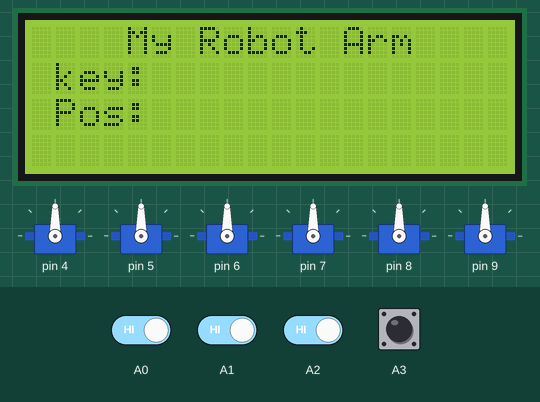
Recording of a sketch running on a simulated Arduino Uno, built with avr-gcc and run on an emulated ATmega328P. Shown: 20×4 character LCD, 6 × servo. Inputs (shaded band) come from the test bench; at power-on: A0–3 HIGH. What the sketch prints to the serial monitor is not drawn.

Above: at 2.1 s.
2.2 s: A2 driven LOW
At 3.6 s:
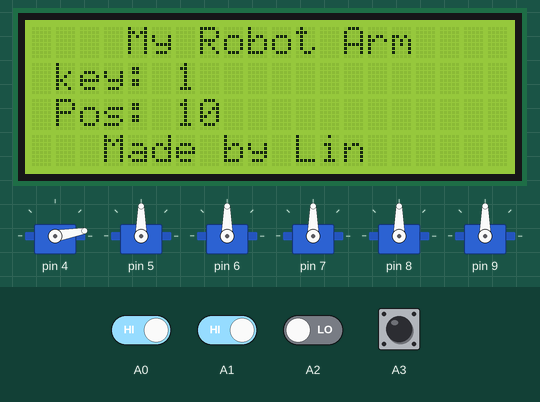
3.8 s: A1 driven LOW
At 5.65 s:
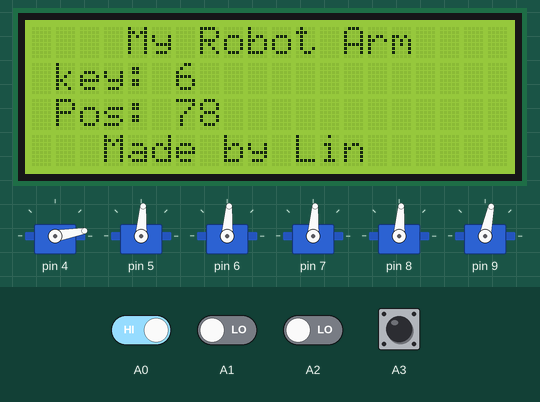
6.8 s: A0 driven LOW
At 7.07 s:
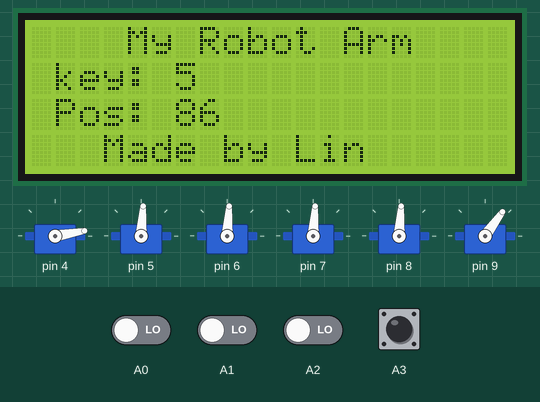
9.8 s: A1 driven HIGH
At 11.4 s:
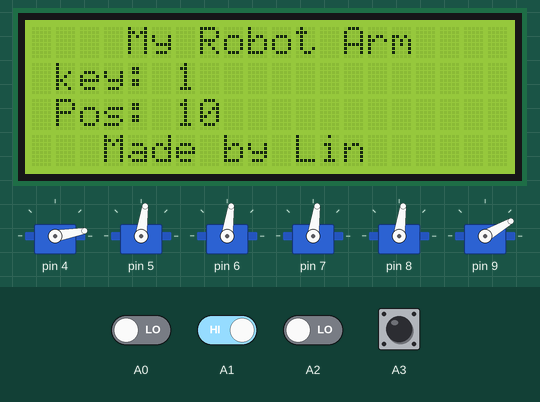
11.6 s: A1 driven LOW
At 12.42 s:
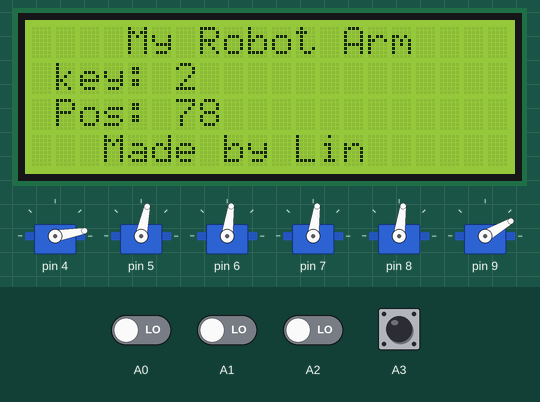
14.2 s: A0 driven HIGH
At 16.6 s:
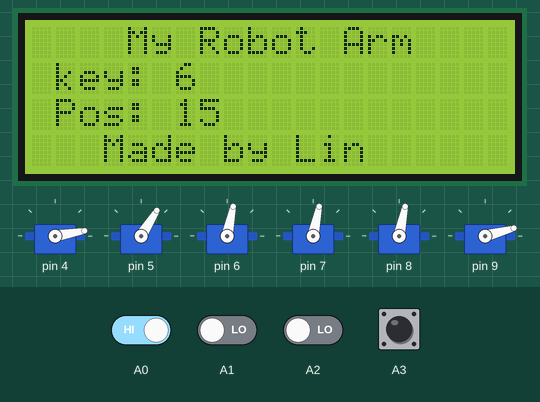
Timing chart, 0 to 17.8 s (numbered marks = the images above; inputs shaded):
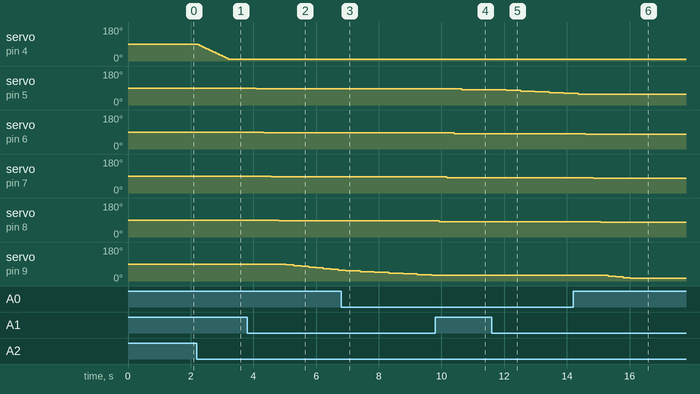

The sketch:

arm_modify.ino
```cpp
#include <Servo.h>      //调用一些库文件
#include <TimedAction.h>
#include <SimpleTimer.h>
#include <Wire.h>
#include <LiquidCrystal_I2C.h>
#include <PS2X_lib.h>
#define PS2_DAT        13
#define PS2_CMD        11
#define PS2_SEL        10
#define PS2_CLK        12
                                //定义舵机位置名称，并编号。
const int base =      0;
const int shoulder =   1;
const int elbow =     2;
const int wristflex =   3;
const int wristrot =    4;
const int gripper =    5;

const int stdDelay =   20;         //舵机运动延时（单位ms）
const int maxServos =  6;         //舵机的数量
const int centerPos =  90;        //舵机中位位置

unsigned long key_millis = 0;
unsigned long button_millis = 0;
int keyDelay = 100;              //定义延时时间
int buttonDelay = 50;           //定义按键延时
int thisServo = base;           //定义起始电机
int error = 0;
byte type = 0;
byte vibrate = 0;

#define pressures   false
#define rumble      false
PS2X ps2x;

typedef struct{              //数组框架结构
  byte neutral;             //中位角度
  byte minPos;             //最小角度
  byte maxPos;            //最大角度
  byte delaySpeed;         //延时时间
  byte curPos;            //舵机当前角度
} ServoPos;              //结构体名称

ServoPos servosPos[] = {    //对舵机限位
  { 90, 180, 10, stdDelay, 0 }, //中位90，最小角度180，最大角度10，范围0~180度。
  { 90, 180, 10, stdDelay, 0 },
  { 90, 180, 60, stdDelay, 0 },
  { 90, 170, 50, stdDelay, 0 },
  { 90, 180, 10, 10, 0 },
  { 90, 107, 15, 5, 0 }
};

byte serv = 90;
int counter = 0;
int curServo = 0;
int sMove[] = {0, 90, 0};
int sAttach[] = {0, 0};

LiquidCrystal_I2C lcd(0x27,20,4);     //0x27  D7~D0端口开关设置0x表示十六进制27转换成16进制数是00100111  1代表开，0代表关， 20列，4行，行号从零算起，第一行行号0，第二行行号1.
Servo servos[maxServos];
int destServoPos[maxServos];
int currentServoPos[maxServos];

TimedAction servoMove[maxServos] = TimedAction(100, doServoFunc);   // 延时，延时时间为声明时间。
SimpleTimer timer;            // For movement tests
TimedAction keys = TimedAction(10, keypadFunc);

void setup() {                            //设置

  Wire.begin();
  Serial.begin(57600);
  delay(300);
  lcd.init();                             //LCD初始化
  lcd.backlight();                 //LCD背光灯打开
  delay(500);
  lcd.on();                     // LCD开机
  setupDisplay();               //调用子程序，设置显示内容门，后面有定义。

  for(int i=0; i<maxServos; i++) {
    servos[i].write(servosPos[i].neutral);
    servosPos[i].curPos = servosPos[i].neutral;
    servos[i].attach(i+4);
    destServoPos[i] = centerPos;
    currentServoPos[i] = centerPos;
    servoMove[i].disable();
  }
  //timer.setInterval(5000, servoTestFunc);
  error = ps2x.config_gamepad(PS2_CLK, PS2_CMD, PS2_SEL, PS2_DAT, pressures, rumble);

  if(error == 0){
    Serial.print("Found Controller, configured successful ");
    Serial.print("pressures = ");
  if (pressures)
    Serial.println("true ");
  else
    Serial.println("false");
  Serial.print("rumble = ");
  if (rumble)
    Serial.println("true)");
  else
    Serial.println("false");
    Serial.println("Try out all the buttons, X will vibrate the controller, faster as you press harder;");
    Serial.println("holding L1 or R1 will print out the analog stick values.");
    Serial.println("Note: Go to www.billporter.info for updates and to report bugs.");
  }
  else if(error == 1)
    Serial.println("No controller found, check wiring, see readme.txt to enable debug. visit www.billporter.info for troubleshooting tips");

  else if(error == 2)
    Serial.println("Controller found but not accepting commands. see readme.txt to enable debug. Visit www.billporter.info for troubleshooting tips");

  else if(error == 3)
    Serial.println("Controller refusing to enter Pressures mode, may not support it. ");

//  Serial.print(ps2x.Analog(1), HEX);

  type = ps2x.readType();
  switch(type) {
    case 0:
      Serial.print("Unknown Controller type found ");
      break;
    case 1:
      Serial.print("DualShock Controller found ");
      break;
    case 2:
      Serial.print("GuitarHero Controller found ");
      break;
  case 3:
      Serial.print("Wireless Sony DualShock Controller found ");
      break;
   }
}

void loop() {
  for(int x=0; x<maxServos; x++) {
    curServo = x;
    servoMove[x].check();
  }
  //timer.run();
  keys.check();
  navSwitchFunc();
}

void servoTestFunc() {
  if(counter % 2) {
    Move(thisServo, servosPos[thisServo].minPos, servosPos[thisServo].delaySpeed);
  }
  else
    Move(thisServo, servosPos[thisServo].maxPos, servosPos[thisServo].delaySpeed);
  counter++;
}

void writeServo() {
  int servoNum = sMove[0];
  if(servoNum >=0 && servoNum <= maxServos) {
    destServoPos[servoNum] = sMove[1];
    servoMove[servoNum].enable();
    servoMove[servoNum].setInterval(sMove[2]);
  }
}

void setServoAttach() {
  int servo = 1;    // sAttach[0]
  int mode = 2;     // sAttach[1]
  if(servo >= 0 && servo <= maxServos) {
    if (mode == 1)
      servos[servo].attach(servo+10);//舵机速度。。。
    else
      servos[servo].detach();
  }
}

void doServoFunc() {
  int x = curServo;
  if(destServoPos[x] == currentServoPos[x])
    servoMove[x].disable();
  if(destServoPos[x] > currentServoPos[x])
    currentServoPos[x]++;
  else
    currentServoPos[x]--;

  servosPos[x].curPos = constrain(currentServoPos[x], servosPos[x].maxPos, servosPos[x].minPos);
  currentServoPos[x] = servosPos[x].curPos;
  servos[x].write(currentServoPos[x]);
  jointPos(x, currentServoPos[x]);
}

void Move(int servoNum, int servoPosition, int delayTime) {  //舵机驱动指令
  sMove[0] = servoNum;             //所驱动舵机号
  sMove[1] = servoPosition;          //舵机的目标位置
  sMove[2] = delayTime;            //每个舵机运动的延迟时长
  writeServo();
}

void Attach(int servoNum, int servoMode) {
  sAttach[0] = servoNum;
  sAttach[1] = servoMode;
}

void navSwitchFunc() {                //键盘检测子程序
    if (millis() > button_millis + buttonDelay) {
    button_millis = millis();
    if(digitalRead(A0) == LOW) {      // 当A0引脚低电平
      thisServo--;                   //电机号自加1
      thisServo = constrain(thisServo, 0, 5); //电机控制范围
      jointPos(thisServo, servosPos[thisServo].curPos);
      delay(200);                 //延时200毫秒
    }
    if(digitalRead(A1)== LOW) {      //当A1引脚低电平
      thisServo++;                 //电机号自加1
      thisServo = constrain(thisServo, 0, 5); //电机控制范围
      jointPos(thisServo, servosPos[thisServo].curPos);
      delay(200);                 //延时200毫秒
    }
    if(digitalRead(A2) == LOW) {      //当A2引脚低电平
      byte t = thisServo;
     servosPos[t].curPos=servosPos[t].curPos-4;       //电机角度自减1
      servosPos[t].curPos = constrain(servosPos[t].curPos, servosPos[t].maxPos, servosPos[t].minPos);
      jointPos(t, servosPos[t].curPos);
    }
    if(digitalRead(A3) == LOW) {     //当A3引脚低电平
      byte t = thisServo;
      servosPos[t].curPos=servosPos[t].curPos+4;         //电机角度自减1
      servosPos[t].curPos = constrain(servosPos[t].curPos, servosPos[t].maxPos, servosPos[t].minPos);
      jointPos(t, servosPos[t].curPos);
    }
  }
}

void keypadFunc() {
  byte keypad = lcd.keypad();
  lcd.command(0);
  if (keypad !=0) {
    if (millis() > key_millis + keyDelay) {
      keypress(keypad);
      key_millis = millis();
    }
  }
}

void keypress (byte keypad) {  //读取按键按下情况。
  byte t;
  lcd.setCursor(15, 1);
  switch(keypad) {
    case 1:
      lcd.print("1");
      t = base;
      servosPos[t].curPos--;
      break;
    case 2:
      lcd.print("2");
      t = shoulder;
      servosPos[t].curPos--;
      break;
    case 3:
      lcd.print("3");
      t = elbow;
      servosPos[t].curPos--;
      break;
    case 5:
      lcd.print("4");
      t = base;
      servosPos[t].curPos++;
      break;
    case 6:
      lcd.print("5");
      t = shoulder;
      servosPos[t].curPos++;
      break;
    case 7:
      lcd.print("6");
      t = elbow;
      servosPos[t].curPos++;
      break;
    case 9:
      lcd.print("7");
      t = wristflex;
      servosPos[t].curPos--;
      break;
    case 10:
      lcd.print("8");
      t = wristrot;
      servosPos[t].curPos--;
      break;
    case 11:
      lcd.print("9");
      t = gripper;
      servosPos[t].curPos--;
      break;
    case 13:
      lcd.print("*");
      t = wristflex;
      servosPos[t].curPos++;
      break;
    case 14:
      lcd.print("0");
      t = wristrot;
      servosPos[t].curPos++;
      break;
    case 15:
      lcd.print("#");
      t = gripper;
      servosPos[t].curPos++;
      break;
  }
  servosPos[t].curPos = constrain(servosPos[t].curPos, servosPos[t].maxPos, servosPos[t].minPos);
  jointPos(t, servosPos[t].curPos);
}

void jointPos(byte t, byte pos) {    //定义两个byte类型的变量，t,pose.
  lcd.setCursor(6, 1);//电机所在位置名称
  switch(t) {
    case base:               // 1, 4
      lcd.print("1 ");    //LCD显示bse
      break;
    case shoulder:           // 2, 5
      lcd.print("2 ");   //LCD显示shl
      break;
    case elbow:              // 3, 6
      lcd.print("3 ");    //LCD显示elb
      break;
    case wristflex:          // 7, *
      lcd.print("4 ");   //LCD显示wfx
      break;
    case wristrot:           // 8, 0
      lcd.print("5 ");   //LCD显示wrt
      break;
    case gripper:            // 9, #
      lcd.print("6");    //LCD显示grp
      break;
  }

  lcd.setCursor(2, 3);// 设置显示位置第4行，3列就是说前面空2格。
  lcd.print(" Made by Lin  ");
  lcd.setCursor(6, 2);//pose后面显示的角度位置。
  lcd.print(pos, DEC); //当按键按下后显示角度值。
  servos[t].write(pos);
}

void setupDisplay() {    //子程序定义，LCD显示内容，开机立即显示。
  lcd.clear();          //LCD清屏
  lcd.blink_off();       //LCD光标闪烁关
  lcd.home();         //
  lcd.setCursor(1, 1);  //设置显示位置第2行，2列就是说前面空1格。
  lcd.print("key: ");   //显示内容 “key”
  lcd.setCursor(4, 0);   //设置显示位置第一行，5列就是说前面空4格。
  lcd.print("My Robot Arm");//显示内容”alsrobotbase”
  lcd.setCursor(1, 2);         // 设置显示位置
  lcd.print("Pos: ");           //显示内容”Pos”
}
```

Measured:
- after the input at 2.2 s, servo on pin 4: moves from 90° to 10° over 0.97 s, starting at once; the display: first changes at once (image 1 shows a later state)
- after the input at 3.8 s, servo on pin 5: 90° → 86° after 0.29 s; servo on pin 6: 90° → 86° after 0.53 s; servo on pin 7: 90° → 86° after 0.77 s; servo on pin 8: 90° → 86° after 1.0 s; servo on pin 9: moves from 90° to 58° over 1.7 s, starting after 1.2 s; the display: first changes after 0.07 s (image 2 shows a later state)
- after the input at 9.8 s, servo on pin 5: 86° → 82° after 0.85 s; servo on pin 6: 86° → 82° after 0.61 s; servo on pin 7: 86° → 82° after 0.37 s; servo on pin 8: 86° → 82° after 0.13 s; servo on pin 9: stays 30° (without the input it goes to 26° after 0.35 s)
- after the input at 11.6 s, servo on pin 5: moves from 82° to 62° over 1.8 s, starting after 0.47 s; the display: first changes after 0.25 s (image 5 shows a later state)
- after the input at 14.2 s, servo on pin 5: goes on until 14.4 s, then stays 58°; servo on pin 6: 82° → 78° after 0.40 s; servo on pin 7: 82° → 78° after 0.64 s; servo on pin 8: 82° → 78° after 0.88 s; servo on pin 9: 30° → 26° after 1.1 s, → 22° 0.24 s later, → 18° 0.24 s later, → 15° 0.24 s later
